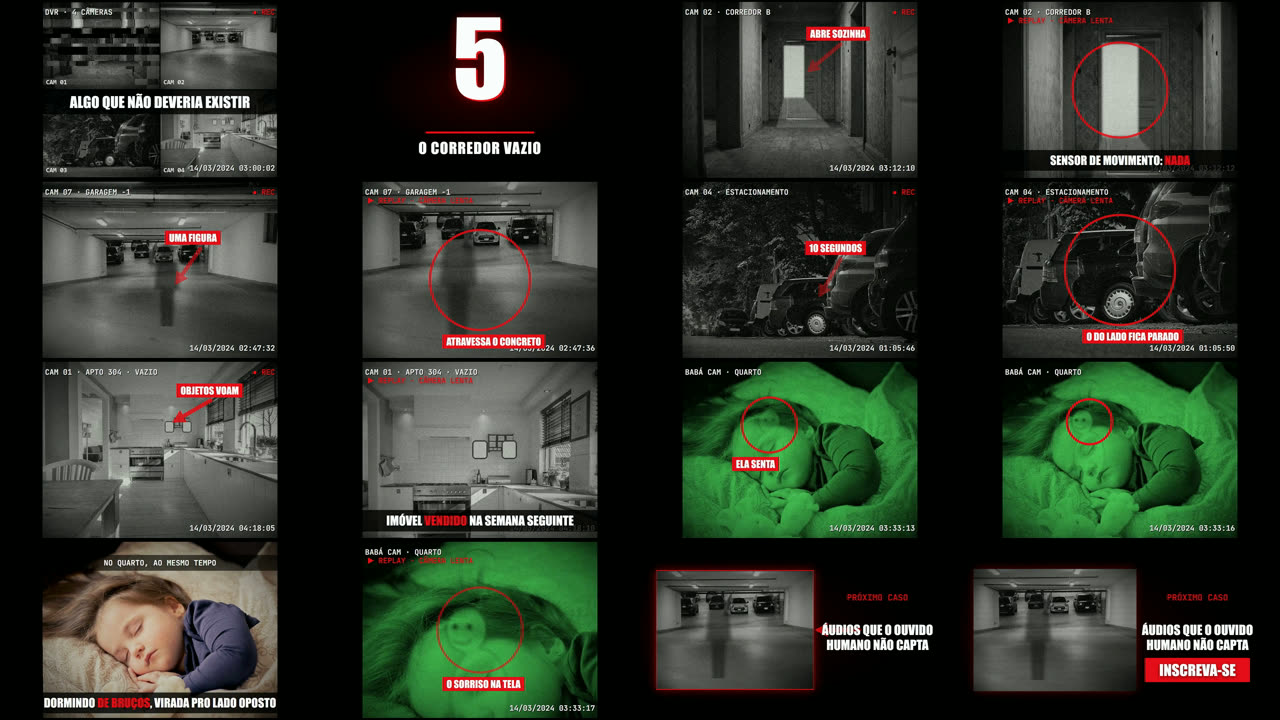
#> input picture VIDEOS-NOVOS/03-top5-camera/sheet.jpg, 1280 x 720 px, given in place of corredor.jpg, which was not available
$ python gerar_clipes.py sheet.jpg
#> lines starting #> are read from the running program, lines starting #| are printed output that depends on the picture
# Gera os clipes "câmera de segurança" do vídeo 03 (look CCTV + evento simulado).
# Fontes: frames de vídeos/fotos Pixabay (raw/*.jpg). Saída: clips/*.mp4 + clips/coords.json
import json, math, subprocess, sys
import numpy as np
from PIL import Image, ImageDraw, ImageFilter, ImageFont

FPS = 15
PW, PH = 940, 705           # área da "câmera" 4:3 dentro do quadro 1280x720
PX, PY = 170, 7
OUT = "clips"
FONT = ImageFont.truetype(r"C:\Windows\Fonts\consolab.ttf", 26)


def load(name, crop_cx=0.5):
#> called with name = 'corredor', crop_cx = 0.5
    im = Image.open(f"raw/{name}.jpg").convert("RGB")
#> im is the input picture: PIL image 1280x720 RGB; mean R, G, B 44.8, 50.7, 40.2
    W, H = im.size
#> W = 1280; H = 720
    tw = int(H * 4 / 3)
#> tw = 960
    if tw <= W:
        x0 = int(min(max(crop_cx * W - tw / 2, 0), W - tw)); im = im.crop((x0, 0, x0 + tw, H))
#> after `x0 = int(min(max(crop_cx * W - tw / 2, 0), W - tw))`: x0 = 160
#> after `im = im.crop((x0, 0, x0 + tw, H))`:
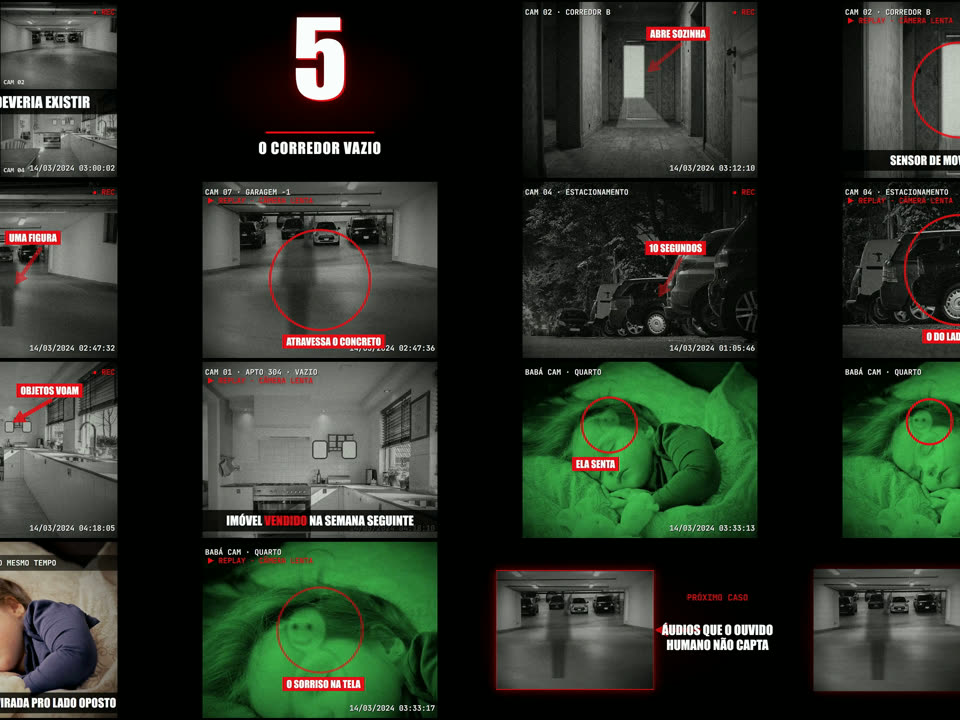
#> im: PIL image 960x720 RGB; mean R, G, B 43.9, 51, 40
    else:
        th = int(W * 3 / 4); y0 = (H - th) // 2; im = im.crop((0, y0, W, y0 + th))
    return im.resize((PW, PH), Image.LANCZOS)


BASE = {
    "corredor": load("corredor"),
    "garagem": load("garagem"),
    "carro": load("carro", crop_cx=(633 + 323) / 1280),
    "cozinha": load("cozinha"),
    "crianca": load("crianca"),
}
#> call 2 of load, with name = 'garagem', crop_cx = 0.5
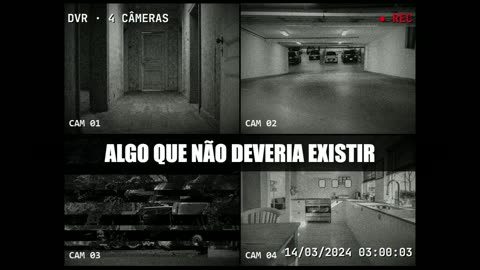
#> input picture VIDEOS-NOVOS/03-top5-camera/thumb.jpg, 480 x 270 px, given in place of garagem.jpg, which was not available
#> in load, im is the input picture: PIL image 480x270 RGB; mean R, G, B 47.7, 50, 46.1
#> in load (call 2), `im = im.crop((x0, 0, x0 + tw, H))`:
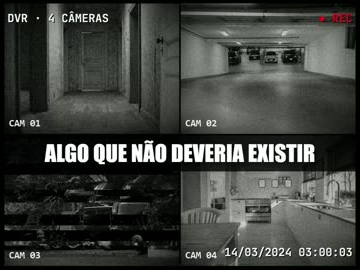
#> im: PIL image 360x270 RGB; mean R, G, B 63.6, 66.4, 61.5
#> in load (call 2), `return im.resize((PW, PH), Image.LANCZOS)`:
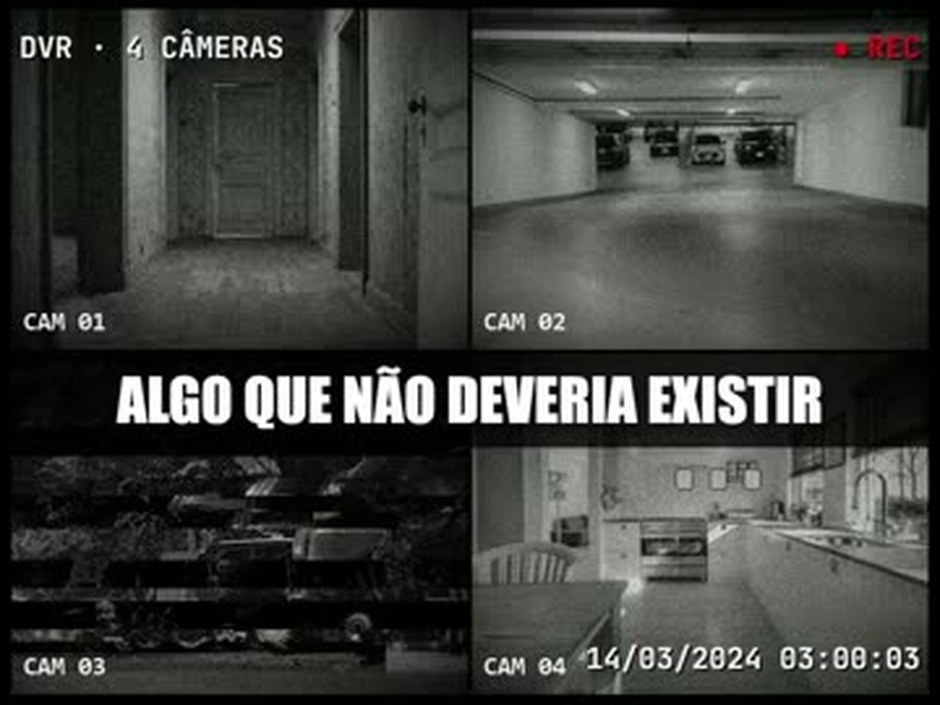
#> returned value: PIL image 940x705 RGB; mean R, G, B 63.6, 66.3, 61.5
#> call 3 of load, with name = 'carro', crop_cx = 0.747
#> in load (call 3), `im = im.crop((x0, 0, x0 + tw, H))`:
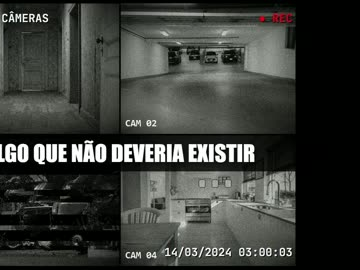
#> im: PIL image 360x270 RGB; mean R, G, B 58, 60.4, 56
#> in load (call 3), `return im.resize((PW, PH), Image.LANCZOS)`:
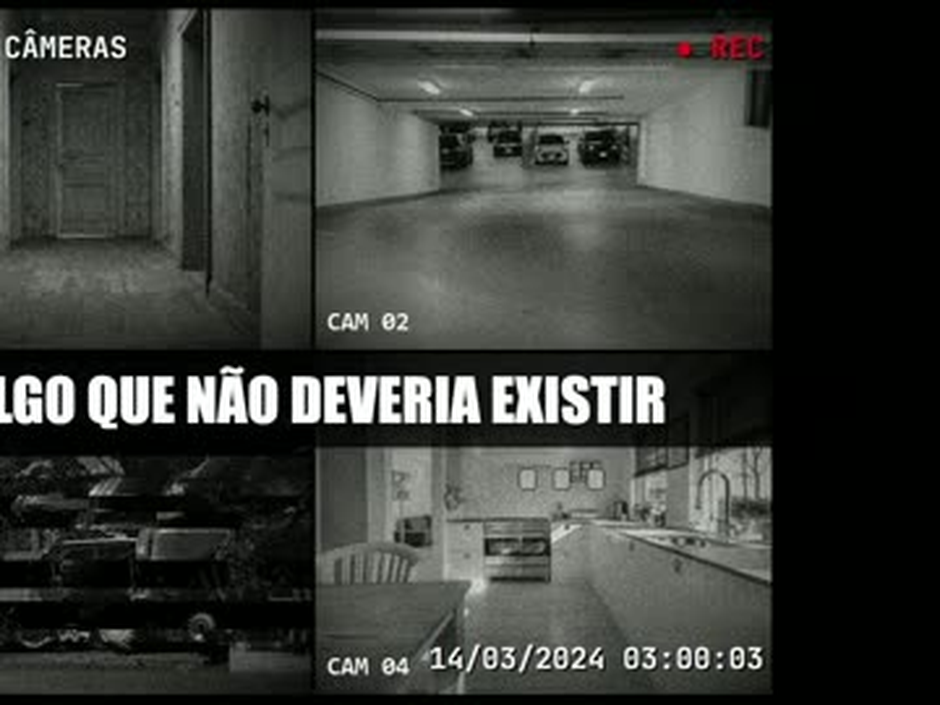
#> returned value: PIL image 940x705 RGB; mean R, G, B 57.9, 60.4, 56
#> (the run stopped early here; a loop or call above may not have finished)
